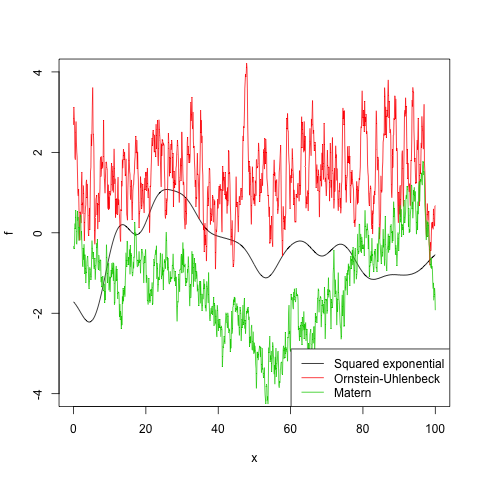

Recreate this plot in R.

gp1 <- new.gp(0.0, kernel.exponential(5, 1))
gp2 <- new.gp(0.0, kernel.ornstein.uhlenbeck(1))
gp3 <- new.gp(0.0, kernel.matern(10, 3/10))

x <- seq(0, 100, length.out=1000)

f1 <- draw.sample(gp1, x, ep=0.000001)
f2 <- draw.sample(gp2, x, ep=0.000001)
f3 <- draw.sample(gp3, x, ep=0.000001)

plot (x, f1, type="l", lty=1, ylim=c(-4,4), ylab="f", col=1)
lines(x, f2+1.5, type="l", col=2)
lines(x, f4-1.5, type="l", col=3)
legend("bottomright",
       c("Squared exponential", "Ornstein-Uhlenbeck", "Matern"), lty=c(1,1,1), col=c(1,2,3))
